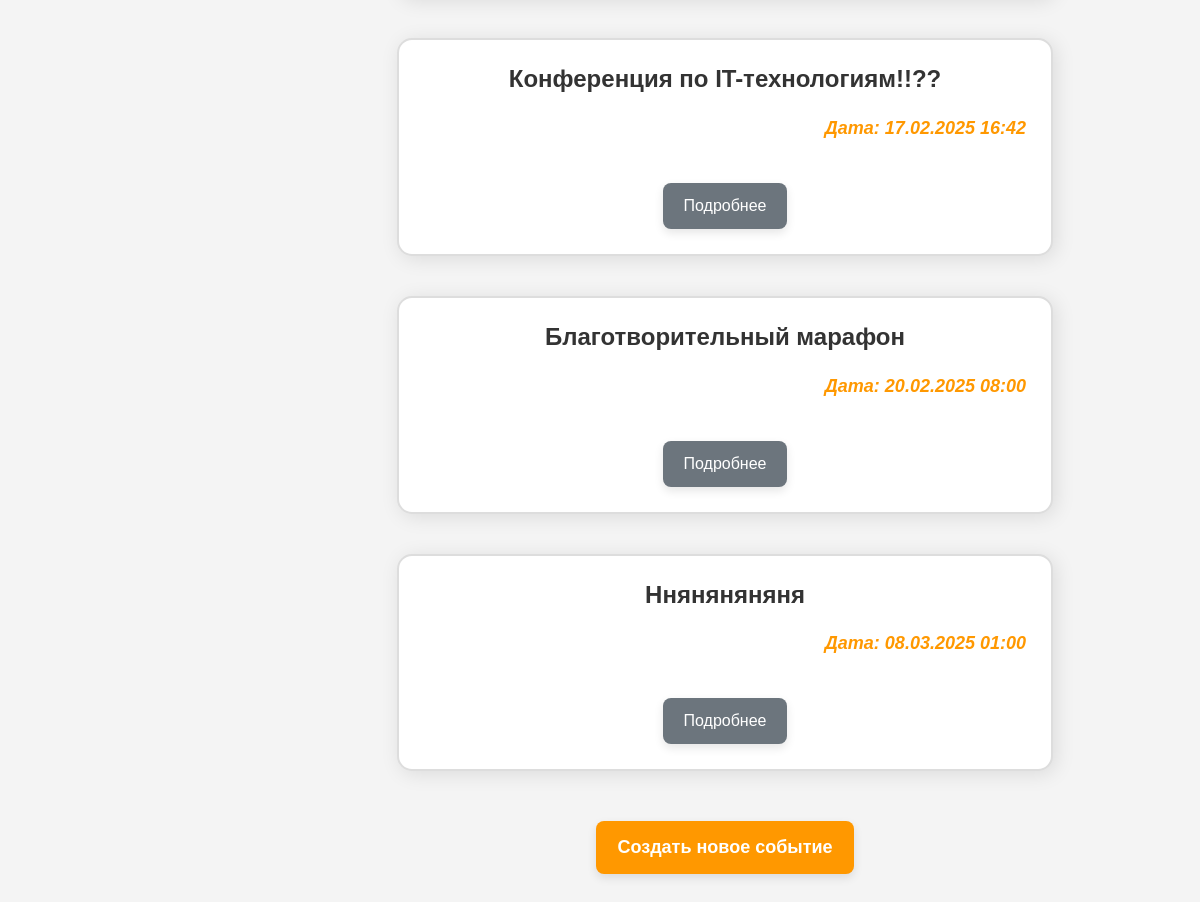
The app's page /events/ (lower part), older data.
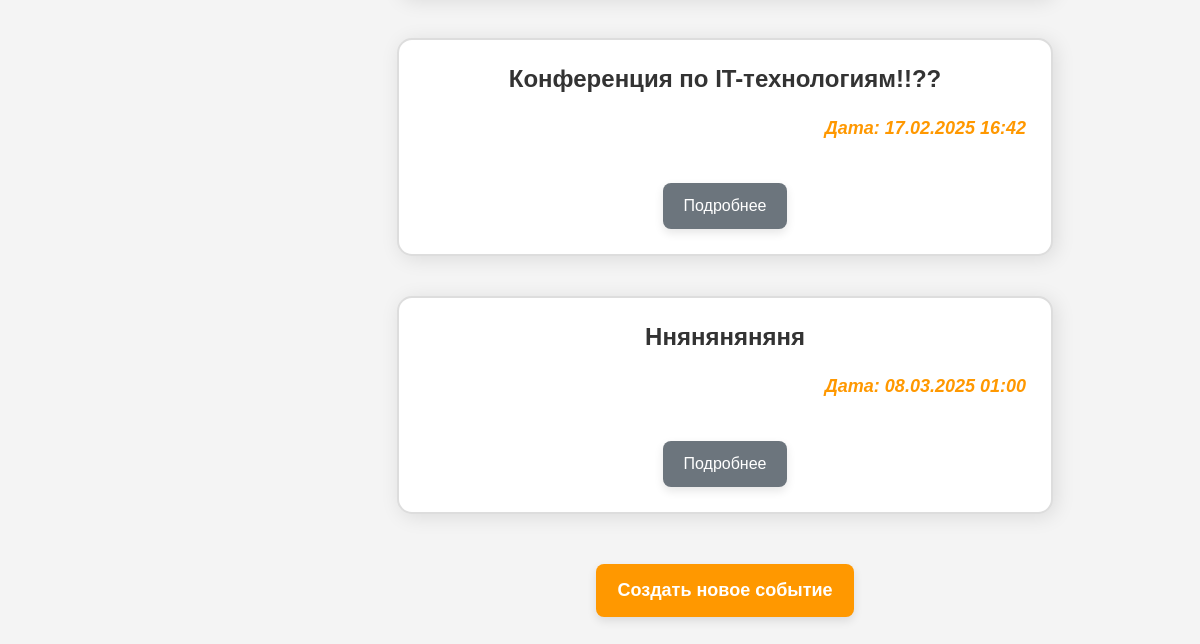
The same page, newer data.
### events/models.py (models this page shows, shortened)
class Articles(models.Model):
    title = models.CharField(max_length=200, verbose_name="Название события")
    description = models.TextField(verbose_name="Полное описание")
    published_date = models.DateTimeField(verbose_name="Дата публикации")
    class Meta:
        verbose_name = "Событие"
        verbose_name_plural = "События"

### events/views.py (the view)
# urls.py: path('', views.events_home, name='events_home'),
def events_home(request):
    events = Articles.objects.order_by('published_date')
    return render(request, 'events/events_home.html', {'events': events})

### events/templates/events/events_home.html (shortened to what this page needs)
{% extends 'main/layout.html'%}
{% block content %}
{% if events%}
<div class="events-container">
    {% for el in events %}
    <div class="article-container">
        <h3 class="article-title">{{ el.title }}</h3>
        <p class="article-date">Дата: {{ el.published_date|date:"d.m.Y H:i" }}</p>
         <div class="event-buttons">
            <a href="{% url 'event_detail' el.id %}" class="btn btn-detail">Подробнее</a>
        </div>
    </div>
    {% endfor %}
</div>
{% else %}
<p>У вас нет записей!</p>
{% endif %}
<div class="add-event-container">
    <a href="{% url 'create_event' %}" class="btn btn-add-event">Создать новое событие</a>
</div>
{% endblock %}

Row changes from the older to the newer data that the page shows:
removed Articles: title "Благотворительный марафон", published_date "20.02.2025 08:00"
